Frame 1 (no input): blank canvas, image omitted
Frame 60 (the mouse pressed at the canvas centre just before this capture): blank canvas, image omitted
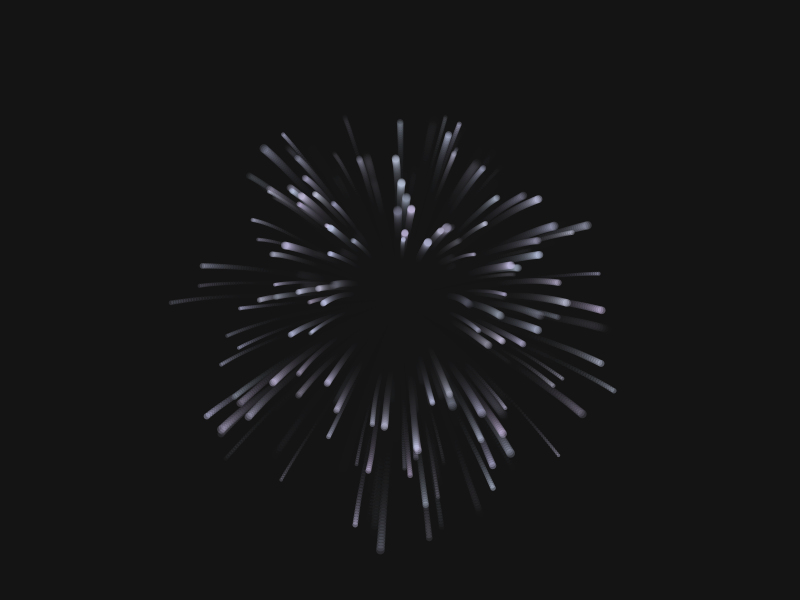
Frame 120 (the mouse held since frame 60 and released just before this capture)

The Processing sketch whose frames 1 and 60 were blank and that drew this single picture after the mouse press (run headless with seeded random() and noise(); from frame 60 on, the mouse is pressed at the canvas centre):

// Processing sketch: explosion
// ── explosion.pde
// Clase para representar una partícula de la explosión
class Particula {
  PVector posicion;
  PVector velocidad;
  float vida;
  float vidaInicial;
  float tamano;
  color col;
  
  Particula(PVector pos, PVector vel, float vida, float tam, color c) {
    this.posicion = pos.copy();
    this.velocidad = vel.copy();
    this.vidaInicial = vida;
    this.vida = vida;
    this.tamano = tam;
    this.col = c;
  }
  
  boolean actualizar() {
    vida -= 1.0;
    if (vida <= 0) return false;
    
    // Física
    velocidad.y += 0.015; // gravedad
    velocidad.mult(0.985); // aire
    velocidad.x += random(-0.03, 0.03); // turbulencia
    velocidad.y += random(-0.03, 0.03);
    
    posicion.add(velocidad);
    return true;
  }
  
  void dibujar() {
    float alpha = map(vida, 0, vidaInicial, 0, 255);
    float expansion = map(vidaInicial - vida, 0, vidaInicial, 1, 2);
    fill(red(col), green(col), blue(col), alpha);
    noStroke();
    ellipse(posicion.x, posicion.y, tamano * expansion, tamano * expansion);
  }
}

// Clase para representar una explosión puntual
class Explosion {
  ArrayList<Particula> particulas;
  
  Explosion() {
    particulas = new ArrayList<Particula>();
  }
  
  void crearExplosion(PVector centro, int cantidad) {
    for (int i = 0; i < cantidad; i++) {
      float angulo = random(TWO_PI);
      float velocidadMag = random(2, 6);
      PVector vel = PVector.fromAngle(angulo).mult(velocidadMag);
      
      float vida = random(40, 100);
      float tam = random(2, 5);
      color c = color(220 + random(-10, 10), 220 + random(-10, 10), 255, 180 + random(-30, 30));
      
      particulas.add(new Particula(centro, vel, vida, tam, c));
    }
  }
  
  void actualizar() {
    for (int i = particulas.size() - 1; i >= 0; i--) {
      if (!particulas.get(i).actualizar()) {
        particulas.remove(i);
      }
    }
  }
  
  void dibujar() {
    for (Particula p : particulas) {
      p.dibujar();
    }
  }
}

// --------------------- PROGRAMA PRINCIPAL ---------------------

Explosion explosion;

void setup() {
  size(800, 600);
  explosion = new Explosion();
  background(20); // fondo oscuro
}

void draw() {
  fill(20, 20, 20, 30); // fondo semi transparente
  noStroke();
  rect(0, 0, width, height);
  
  explosion.actualizar();
  explosion.dibujar();
}

void mousePressed() {
  explosion.crearExplosion(new PVector(mouseX, mouseY), 200);
}
